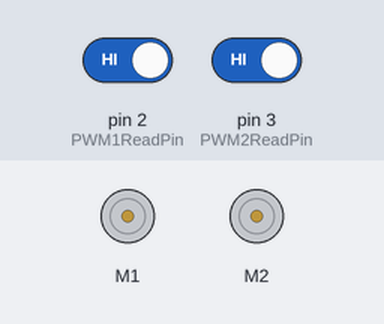
The sketch below on a simulated Arduino Mega 2560, built with avr-gcc and run on an emulated ATmega2560. Parts: 2 × DC motor (green arrow = forward, orange = backward, longer = faster). The inputs (shaded band) are chosen by the test bench; at power-on: pin 2 (PWM1ReadPin) HIGH, pin 3 (PWM2ReadPin) HIGH.

Above: at 3.2 s.
3.3 s: pin 2 (PWM1ReadPin) driven LOW and pin 3 (PWM2ReadPin) driven LOW
At 3.55 s:
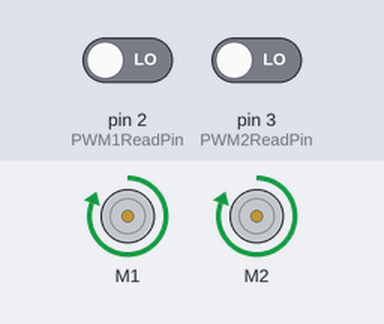
Timing chart, 0 to 6.3 s (numbered marks = the images above; inputs shaded):
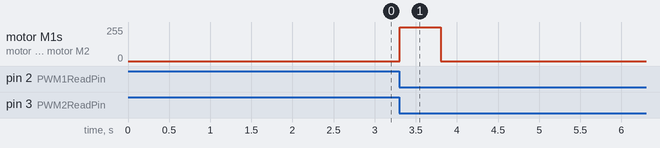

The sketch:

VEK-AI2_MotorDriver_forArduPilot.ino
```cpp
#include "DualVNH5019MotorShield.h"

DualVNH5019MotorShield md(5, 4, 6, A0, 7, 8, 12, A1);

const uint16_t  PWM1ReadPin = 2;
const uint16_t  PWM2ReadPin = 3;

#define PWM_1_INPUT_MAX      (1920)
#define PWM_1_INPUT_MIN     (1120)
#define PWM_1_INPUT_MID     (1520)
#define PWM_1_OUTPUT_LIMIT    (100)
#define PWM_1_INPUT_DEADZONE_H  (PWM_1_INPUT_MID+20)
#define PWM_1_INPUT_DEADZONE_L  (PWM_1_INPUT_MID-20)

#define PWM_2_INPUT_MAX     (1920)
#define PWM_2_INPUT_MIN     (1120)
#define PWM_2_INPUT_MID     (1520)
#define PWM_2_INPUT_DEADZONE_H  (PWM_2_INPUT_MID+20)
#define PWM_2_INPUT_DEADZONE_L  (PWM_2_INPUT_MID-20)

#define UART_COMMAND_MAX    (2000)
#define UART_COMMAND_MID    (1500)
#define UART_COMMAND_MIN    (1000)

#define PWM_MOTOR_DUTY_RESOLUTION (400)

#define NO_CAPTURE_PWM1_LIMIT (5)
#define NO_CAPTURE_PWM2_LIMIT (5)

uint32_t  PWM1_pulseTimeH_start, PWM1_pulseTimeH_end;
uint32_t  PWM1_pulseTimeH;
bool      oldPWMIN1Pin_state, PWMIN1Pin_state;
bool      fCapturePWM1 = 0;
void capturePWM1()
{
  PWMIN1Pin_state = digitalRead(PWM1ReadPin);
  if ( PWMIN1Pin_state == 1 )
  {
    PWM1_pulseTimeH_start = micros();
  }
  else if ( PWMIN1Pin_state == 0)
  {
    PWM1_pulseTimeH_end = micros();
    PWM1_pulseTimeH = PWM1_pulseTimeH_end - PWM1_pulseTimeH_start;
    if(PWM1_pulseTimeH > PWM_1_INPUT_MAX)
    {
      PWM1_pulseTimeH = PWM_1_INPUT_MAX;
    }
    if(PWM1_pulseTimeH < PWM_1_INPUT_MIN)
    {
      PWM1_pulseTimeH = PWM_1_INPUT_MIN;
    }
    fCapturePWM1 = 1;
  }
}

uint32_t  PWM2_pulseTimeH_start, PWM2_pulseTimeH_end;
uint32_t  PWM2_pulseTimeH;
bool      oldPWMIN2Pin_state, PWMIN2Pin_state;
bool      fCapturePWM2 = 0;
void capturePWM2()
{
  PWMIN2Pin_state = digitalRead(PWM2ReadPin);
  if ( PWMIN2Pin_state == 1 )
  {
    PWM2_pulseTimeH_start = micros();
  }
  else if ( PWMIN2Pin_state == 0)
  {
    PWM2_pulseTimeH_end = micros();
    PWM2_pulseTimeH = PWM2_pulseTimeH_end - PWM2_pulseTimeH_start;
    if(PWM2_pulseTimeH > PWM_2_INPUT_MAX)
    {
      PWM2_pulseTimeH = PWM_2_INPUT_MAX;
    }
    if(PWM2_pulseTimeH < PWM_2_INPUT_MIN)
    {
      PWM2_pulseTimeH = PWM_2_INPUT_MIN;
    }
    fCapturePWM2 = 1;
  }
}
void stopIfFault()
{
  if (md.getM1Fault())
  {
    Serial2.println("M1 fault");
    while (1);
  }
  if (md.getM2Fault())
  {
    Serial2.println("M2 fault");
    while (1);
  }
}


void setup() {
  Serial.begin(115200);
  Serial2.begin(115200);
  pinMode(PWM1ReadPin, INPUT_PULLUP);
  pinMode(PWM2ReadPin, INPUT_PULLUP);
  md.init();
  delay(2000);  //受信機起動待ち
  attachInterrupt(digitalPinToInterrupt(PWM1ReadPin), capturePWM1, CHANGE);
  attachInterrupt(digitalPinToInterrupt(PWM2ReadPin), capturePWM2, CHANGE);
  Serial2.println("Start...");
}

uint32_t  UARTtimer = 0;
uint32_t  PWMWatchTimer = 0;

int16_t calcDutyPWM1 = 0;
int16_t calcDutyPWM2 = 0;
int16_t calcSteeringLeft = 0,calcSteeringRight = 0;
int16_t calcMotorLeftDutyFromPropo=0,calcMotorRightDutyFromPropo=0;
uint32_t  oldPWM1_pulseTimeH_end=0, oldPWM2_pulseTimeH_end=0;
uint8_t cNoCapturePWM1 = 0,cNoCapturePWM2 = 0;
bool fNoCapturePWM1 = 0,fNoCapturePWM2 = 0;

int uartRcevData = 0;
uint8_t cUartRcevedPacket = 0;
bool fFoundUartHeader = 0;
uint16_t uartLeftMotorCommandVal = 1500;
uint16_t uartRightMotorCommandVal = 1500;
unsigned long uartRcevedTime_ms = 0;
bool fRcevedUartMotorCommand = 0;
bool fNoRecevUartCommand = 0;

int16_t calcMotorLeftDutyFromUart=0,calcMotorRightDutyFromUart=0;
int16_t setMotorLeftDuty=0,setMotorRightDuty=0;

void loop() {
  //J120からのUART受信処理
  if(Serial.available())
  {
    uartRcevData = Serial.read();
    uartRcevedTime_ms = millis();
    if( (uartRcevData == 0xff) && (fFoundUartHeader == 0) )
    {
      fFoundUartHeader = 1;
      cUartRcevedPacket = 0;
    }
    else if(fFoundUartHeader == 1)
    {
      switch(cUartRcevedPacket){
        case 0:
          uartLeftMotorCommandVal = uartRcevData<<8;
          break;
        case 1:
          uartLeftMotorCommandVal = uartLeftMotorCommandVal | uartRcevData;
          break;
        case 2:
          uartRightMotorCommandVal = uartRcevData<<8;
          break;
        case 3:
          uartRightMotorCommandVal = uartRightMotorCommandVal | uartRcevData;
          fFoundUartHeader = 0;
          if( ( (uartLeftMotorCommandVal >= 1000) && (uartLeftMotorCommandVal <= 2000) ) &&
              ( (uartRightMotorCommandVal >= 1000) && (uartRightMotorCommandVal <= 2000) ) )
          {
              fRcevedUartMotorCommand = 1;
              fNoRecevUartCommand = 0;
          }
          else
          {
            fRcevedUartMotorCommand = 0;
            uartLeftMotorCommandVal = 1500;
            uartRightMotorCommandVal = 1500;
          }
          break;
        default:
          cUartRcevedPacket = 0;
      }
      cUartRcevedPacket = (cUartRcevedPacket+1)%4;
    }
  }
  if(uartRcevedTime_ms + 1000 < millis())
  {
    fNoRecevUartCommand = 1;
    uartLeftMotorCommandVal = 1500;
    uartRightMotorCommandVal = 1500;
  }

  if(fRcevedUartMotorCommand == 1)
  {
    fRcevedUartMotorCommand = 0;
    if(uartLeftMotorCommandVal > UART_COMMAND_MID)
    {
      calcMotorLeftDutyFromUart =  ( (uartLeftMotorCommandVal - UART_COMMAND_MID) * (int32_t)(1*PWM_MOTOR_DUTY_RESOLUTION) )
                                    / ((int32_t)(UART_COMMAND_MAX - UART_COMMAND_MID));
    }
    else
    {
      calcMotorLeftDutyFromUart =  ( (UART_COMMAND_MID - uartLeftMotorCommandVal) * (int32_t)(-1*PWM_MOTOR_DUTY_RESOLUTION) )
                                    / ((int32_t)(UART_COMMAND_MID - UART_COMMAND_MIN));
    }
    if(uartRightMotorCommandVal > UART_COMMAND_MID)
    {
      calcMotorRightDutyFromUart =  ( (uartRightMotorCommandVal - UART_COMMAND_MID) * (int32_t)(-1*PWM_MOTOR_DUTY_RESOLUTION) )
                                    / ((int32_t)(UART_COMMAND_MAX - UART_COMMAND_MID));
    }
    else
    {
      calcMotorRightDutyFromUart =  ( (UART_COMMAND_MID - uartRightMotorCommandVal) * (int32_t)(1*PWM_MOTOR_DUTY_RESOLUTION) )
                                    / ((int32_t)(UART_COMMAND_MID - UART_COMMAND_MIN));
    }
  }

  //PWM無入力判定
  if( (PWMWatchTimer + 100) <= millis())
  {
    PWMWatchTimer = millis();
    if(oldPWM1_pulseTimeH_end == PWM1_pulseTimeH_end)
    {
      cNoCapturePWM1++;
      if(cNoCapturePWM1 >= NO_CAPTURE_PWM1_LIMIT)
      {
        cNoCapturePWM1 = NO_CAPTURE_PWM1_LIMIT;
      }
    }
    else
    {
      cNoCapturePWM1=0;
    }
    oldPWM1_pulseTimeH_end = PWM1_pulseTimeH_end;

    if(oldPWM2_pulseTimeH_end == PWM2_pulseTimeH_end)
    {
      cNoCapturePWM2++;
      if(cNoCapturePWM2 >= NO_CAPTURE_PWM2_LIMIT)
      {
        cNoCapturePWM2 = NO_CAPTURE_PWM2_LIMIT;
      }
    }
    else
    {
      cNoCapturePWM2=0;
    }
    oldPWM2_pulseTimeH_end = PWM2_pulseTimeH_end;

    if( (cNoCapturePWM1>=NO_CAPTURE_PWM1_LIMIT) || (cNoCapturePWM2>=NO_CAPTURE_PWM2_LIMIT) )
    {
      if(cNoCapturePWM1>=NO_CAPTURE_PWM1_LIMIT)
      {
        fNoCapturePWM1 = 1;
      }
      else
      {
        fNoCapturePWM2 = 1;
      }
    }
    else
    {
      fNoCapturePWM1 = 0;
      fNoCapturePWM2 = 0;
    }
  }

  //受信したパルス幅からモータPWMデューティ計算
  if (fCapturePWM1 == 1)
  {
    fCapturePWM1 = 0;
    if ( PWM_1_INPUT_DEADZONE_H <= PWM1_pulseTimeH)
    {
      calcDutyPWM1 =  ((PWM1_pulseTimeH - PWM_1_INPUT_DEADZONE_H) * (int32_t)100)
                      / ((int32_t)(PWM_1_INPUT_MAX - PWM_1_INPUT_DEADZONE_H));
    }
    else if ( PWM_1_INPUT_DEADZONE_L >= PWM1_pulseTimeH)
    {
      calcDutyPWM1 =  ((int32_t)( PWM_1_INPUT_DEADZONE_L - PWM1_pulseTimeH) * (int32_t) (-1 * 100) )
                      / ((int32_t)(PWM_1_INPUT_DEADZONE_L - PWM_1_INPUT_MIN));
    }
    else
    {
      calcDutyPWM1 = 0;
    }
  }
  if( fCapturePWM2 == 1)
  {
    fCapturePWM2 = 0;
    if ( PWM_2_INPUT_DEADZONE_H <= PWM2_pulseTimeH)
    {
      calcDutyPWM2 =  ((PWM2_pulseTimeH - PWM_2_INPUT_DEADZONE_H) * (int32_t)100)
                      / ((int32_t)(PWM_2_INPUT_MAX - PWM_2_INPUT_DEADZONE_H));
    }
    else if ( PWM_2_INPUT_DEADZONE_L >= PWM2_pulseTimeH)
    {
      calcDutyPWM2 =  ((int32_t)( PWM_2_INPUT_DEADZONE_L - PWM2_pulseTimeH) * (int32_t) (-1 * 100) )
                      / ((int32_t)(PWM_2_INPUT_DEADZONE_L - PWM_2_INPUT_MIN));
    }
    else
    {
      calcDutyPWM2 = 0;
    }
  }

  //モータ駆動ソース選択。UARTを優先する
  if( (fNoRecevUartCommand == 0) && ((uartLeftMotorCommandVal != UART_COMMAND_MID) || (uartRightMotorCommandVal != UART_COMMAND_MID)) )
  {
    setMotorLeftDuty = calcMotorLeftDutyFromUart;
    setMotorRightDuty = calcMotorRightDutyFromUart;
  }
  else
  {
    if( (fNoCapturePWM1 == 0) && (fNoCapturePWM2 == 0) )
    {
      setMotorLeftDuty = calcDutyPWM1*4;
      setMotorRightDuty = calcDutyPWM2*4;
    }
    //PWM無入力の場合モータ停止
    else
    {
      setMotorLeftDuty = 0;
      setMotorRightDuty = 0;
    }
  }
  md.setM1Speed(setMotorLeftDuty);
  md.setM2Speed(setMotorRightDuty);
  stopIfFault();

#if 1
  if ( (UARTtimer + 500) <= millis())
  {
    UARTtimer = millis();

    Serial2.print("PWM1:");
    Serial2.print(PWM1_pulseTimeH, DEC);
    Serial2.print(", ");
    Serial2.print("PWM2:");
    Serial2.print(PWM2_pulseTimeH, DEC);

    Serial2.print(", motorL:");
    Serial2.print(setMotorLeftDuty, DEC);
    Serial2.print(", motorR:");
    Serial2.print(setMotorRightDuty, DEC);
    Serial2.print(", ");
    Serial2.print(", uartL:");
    Serial2.print(uartLeftMotorCommandVal, DEC);
    Serial2.print(", ");
    Serial2.print(", uartR:");
    Serial2.print(uartRightMotorCommandVal, DEC);
    Serial2.println();

    Serial2.print("LeftCurrent: ");
    Serial2.print(md.getM1CurrentMilliamps());
    Serial2.print(", RightCurrent: ");
    Serial2.println(md.getM2CurrentMilliamps());
    Serial2.println();
  }
#endif
}
```

Measured:
- after the input at 3.3 s, motor M1, motor M2: stopped → forward 255/255 at once, → stopped 0.50 s later
